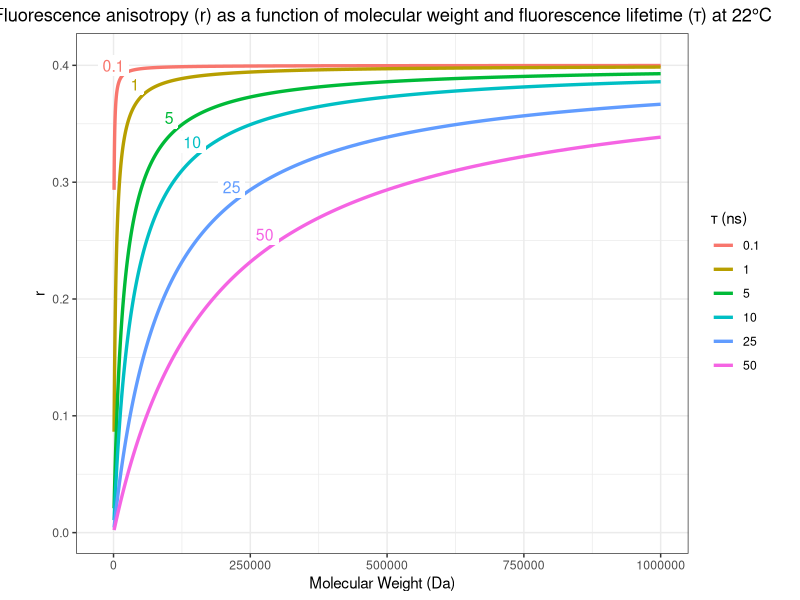

This chart was generated by the following R code:
library(ggplot2)
library(dplyr)

r0 = 0.4
taus = c(0.1, 1, 5, 10, 25, 50) * 1e-9	# fluorophore lifetimes in s
eta = 0.954 * 1e-3						# viscosity of water in Pa
v_bar = 0.708							# partial specific volume of proteins in ml•g-1
R = 8.31								# gas constant in J•K-1•mol-1
temp = 273.15 + 22						# 22°C in K

v_bar = v_bar * 1e-6					# convert to m3•g-1

mws = 10^seq(3, 6, 1e-2)				# range of molecular weights

all_taus = c()							# stores all lifetimes
all_mws = c()							# stores all molecular weights

# sample different lifetimes and molecular weights
for (tau in taus) {
	for (mw in mws) {
		all_taus = append(all_taus, tau)
		all_mws = append(all_mws, mw)
	}
}

# data frame to store anisotropy data
anisotropy_df = data.frame("tau" = all_taus,
						   "mw" = all_mws)

# function to calculate rotational correlation time
calc_rotTime = function(m) (eta * m * v_bar)/(R * temp)
# function to calculate anisotropy
calc_anisotropy = function(t, theta) r0/(1 + t/theta)

# calculate rotational correlation time
anisotropy_df = anisotropy_df %>%
	mutate(theta_c = calc_rotTime(mw))

# calculate anisotropy
anisotropy_df = anisotropy_df %>%
	mutate(r = calc_anisotropy(tau, theta_c))

# convert lifetimes to ns
anisotropy_df$tau_ns = anisotropy_df$tau * 1e9

# create label positions such that labels are placed at positions closest to coordinate (0, 0.4)
anisotropy_df = anisotropy_df %>%
	group_by(tau) %>%
	mutate(dist = (0-mw/1e6)^2 + (1-r/0.4)^2) %>%
	mutate(label_pos = ifelse(dist == min(dist), as.character(tau_ns), NA)) %>%
	ungroup()

# convert lifetime to factors
anisotropy_df$tau_ns = factor(anisotropy_df$tau_ns)

# plot relationship between molecular weight of proteins, lifetime of attached fluorophores and their anisotropy
anisotropy_plot = ggplot(anisotropy_df, aes(mw, r, colour = tau_ns)) +
	geom_line(size = 1.15) +
	geom_label(aes(label = label_pos,
				   x = mw - max(mws)*0.0185,
				   y = r + r0*0.0185),
			   size = 4,
			   label.size = NA,
			   show.legend = FALSE) +
	labs(color = bquote("\u03c4 (ns)")) +
	xlab("Molecular Weight (Da)") +
	ylab("r") +
	ggtitle(bquote("Fluorescence anisotropy (r) as a function of molecular weight and fluorescence lifetime (\u03c4) at 22°C")) +
	theme_bw() +
	theme(aspect.ratio = 0.85,
		  plot.title = element_text(hjust = 0.5))

ggsave("anisotropy_r-mw_v_tau.png",
	   plot = anisotropy_plot,
	   dpi = 300)


# Ankit Roy
# 21st July, 2022